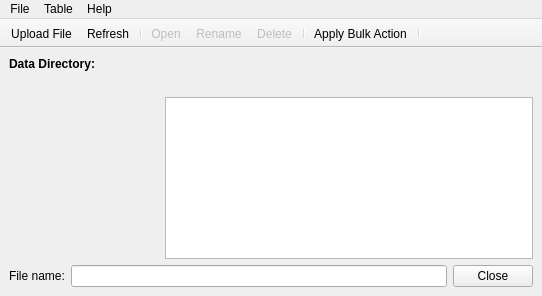
<?xml version="1.0" encoding="UTF-8"?>
<ui version="4.0">
 <class>FileManager</class>
 <widget class="QMainWindow" name="FileManager">
  <property name="geometry">
   <rect>
    <x>0</x>
    <y>0</y>
    <width>542</width>
    <height>296</height>
   </rect>
  </property>
  <property name="windowTitle">
   <string>FileManager</string>
  </property>
  <widget class="QWidget" name="centralwidget">
   <layout class="QGridLayout" name="gridLayout">
    <item row="0" column="1" colspan="2">
     <widget class="QLabel" name="labelDataDirVal">
      <property name="text">
       <string/>
      </property>
      <property name="openExternalLinks">
       <bool>false</bool>
      </property>
      <property name="textInteractionFlags">
       <set>Qt::LinksAccessibleByMouse|Qt::TextSelectableByMouse</set>
      </property>
     </widget>
    </item>
    <item row="0" column="0">
     <widget class="QLabel" name="labelDataDir">
      <property name="text">
       <string>&lt;html&gt;&lt;head/&gt;&lt;body&gt;&lt;p&gt;&lt;span style=&quot; font-weight:600;&quot;&gt;Data Directory:&lt;/span&gt;&lt;/p&gt;&lt;/body&gt;&lt;/html&gt;</string>
      </property>
      <property name="alignment">
       <set>Qt::AlignRight|Qt::AlignTrailing|Qt::AlignVCenter</set>
      </property>
     </widget>
    </item>
    <item row="2" column="2">
     <widget class="QTreeView" name="itemsTree">
      <property name="sizePolicy">
       <sizepolicy hsizetype="Expanding" vsizetype="Expanding">
        <horstretch>1</horstretch>
        <verstretch>1</verstretch>
       </sizepolicy>
      </property>
      <property name="contextMenuPolicy">
       <enum>Qt::CustomContextMenu</enum>
      </property>
      <property name="autoScroll">
       <bool>true</bool>
      </property>
      <property name="editTriggers">
       <set>QAbstractItemView::EditKeyPressed|QAbstractItemView::SelectedClicked</set>
      </property>
      <property name="dragDropMode">
       <enum>QAbstractItemView::NoDragDrop</enum>
      </property>
      <property name="defaultDropAction">
       <enum>Qt::IgnoreAction</enum>
      </property>
      <property name="alternatingRowColors">
       <bool>true</bool>
      </property>
      <property name="rootIsDecorated">
       <bool>false</bool>
      </property>
      <property name="itemsExpandable">
       <bool>false</bool>
      </property>
      <property name="sortingEnabled">
       <bool>true</bool>
      </property>
      <property name="allColumnsShowFocus">
       <bool>true</bool>
      </property>
      <property name="expandsOnDoubleClick">
       <bool>false</bool>
      </property>
      <attribute name="headerMinimumSectionSize">
       <number>50</number>
      </attribute>
     </widget>
    </item>
    <item row="3" column="0" colspan="3">
     <layout class="QGridLayout" name="gridLayout_2">
      <item row="0" column="3" rowspan="3">
       <widget class="QDialogButtonBox" name="buttonBox">
        <property name="orientation">
         <enum>Qt::Vertical</enum>
        </property>
        <property name="standardButtons">
         <set>QDialogButtonBox::Close</set>
        </property>
       </widget>
      </item>
      <item row="0" column="1" rowspan="3" colspan="2">
       <widget class="QLineEdit" name="lineFileName">
        <property name="frame">
         <bool>true</bool>
        </property>
        <property name="readOnly">
         <bool>true</bool>
        </property>
       </widget>
      </item>
      <item row="0" column="0" rowspan="3">
       <widget class="QLabel" name="labelFileName">
        <property name="sizePolicy">
         <sizepolicy hsizetype="Fixed" vsizetype="Preferred">
          <horstretch>0</horstretch>
          <verstretch>0</verstretch>
         </sizepolicy>
        </property>
        <property name="font">
         <font>
          <pointsize>9</pointsize>
         </font>
        </property>
        <property name="text">
         <string>File name:</string>
        </property>
       </widget>
      </item>
     </layout>
    </item>
    <item row="1" column="2">
     <layout class="QHBoxLayout" name="tableTitleLAyout">
      <item>
       <widget class="QLabel" name="labelTitle">
        <property name="text">
         <string/>
        </property>
       </widget>
      </item>
      <item>
       <widget class="QLabel" name="labelStatus">
        <property name="text">
         <string/>
        </property>
        <property name="alignment">
         <set>Qt::AlignRight|Qt::AlignTrailing|Qt::AlignVCenter</set>
        </property>
       </widget>
      </item>
     </layout>
    </item>
    <item row="1" column="0" rowspan="2" colspan="2">
     <widget class="QListView" name="typeList">
      <property name="sizePolicy">
       <sizepolicy hsizetype="Fixed" vsizetype="Ignored">
        <horstretch>0</horstretch>
        <verstretch>0</verstretch>
       </sizepolicy>
      </property>
      <property name="minimumSize">
       <size>
        <width>0</width>
        <height>0</height>
       </size>
      </property>
      <property name="maximumSize">
       <size>
        <width>150</width>
        <height>16777215</height>
       </size>
      </property>
      <property name="styleSheet">
       <string notr="true">background: transparent;
border: 0;</string>
      </property>
      <property name="editTriggers">
       <set>QAbstractItemView::NoEditTriggers</set>
      </property>
     </widget>
    </item>
   </layout>
  </widget>
  <widget class="QMenuBar" name="menubar">
   <property name="geometry">
    <rect>
     <x>0</x>
     <y>0</y>
     <width>542</width>
     <height>21</height>
    </rect>
   </property>
   <widget class="QMenu" name="menuTable">
    <property name="title">
     <string>Table</string>
    </property>
    <widget class="QMenu" name="menuBulkActions">
     <property name="title">
      <string>Bulk Actions</string>
     </property>
     <addaction name="actionBulkDelete"/>
     <addaction name="actionBulkDeleteWithItems"/>
     <addaction name="actionAutoCreateItems"/>
    </widget>
    <addaction name="actionOpenFile"/>
    <addaction name="actionRenameFile"/>
    <addaction name="actionDeleteFile"/>
    <addaction name="separator"/>
    <addaction name="actionCheckAll"/>
    <addaction name="actionCheckNone"/>
    <addaction name="actionCheckInverse"/>
    <addaction name="actionRefresh"/>
    <addaction name="menuBulkActions"/>
   </widget>
   <widget class="QMenu" name="menuFile">
    <property name="title">
     <string>File</string>
    </property>
    <addaction name="actionUploadFile"/>
    <addaction name="actionClose"/>
   </widget>
   <widget class="QMenu" name="menuHelp">
    <property name="title">
     <string>Help</string>
    </property>
    <addaction name="actionHelpContents"/>
   </widget>
   <addaction name="menuFile"/>
   <addaction name="menuTable"/>
   <addaction name="menuHelp"/>
  </widget>
  <widget class="QToolBar" name="toolBar">
   <property name="contextMenuPolicy">
    <enum>Qt::PreventContextMenu</enum>
   </property>
   <property name="windowTitle">
    <string>toolBar</string>
   </property>
   <property name="movable">
    <bool>false</bool>
   </property>
   <property name="allowedAreas">
    <set>Qt::NoToolBarArea</set>
   </property>
   <property name="floatable">
    <bool>false</bool>
   </property>
   <attribute name="toolBarArea">
    <enum>TopToolBarArea</enum>
   </attribute>
   <attribute name="toolBarBreak">
    <bool>false</bool>
   </attribute>
   <addaction name="actionUploadFile"/>
   <addaction name="actionRefresh"/>
   <addaction name="separator"/>
   <addaction name="actionOpenFile"/>
   <addaction name="actionRenameFile"/>
   <addaction name="actionDeleteFile"/>
   <addaction name="separator"/>
   <addaction name="actionApplyBulkAction"/>
   <addaction name="separator"/>
  </widget>
  <action name="actionDeleteFile">
   <property name="enabled">
    <bool>false</bool>
   </property>
   <property name="text">
    <string>Delete</string>
   </property>
   <property name="toolTip">
    <string>Delete File</string>
   </property>
   <property name="shortcut">
    <string>Del</string>
   </property>
  </action>
  <action name="actionRenameFile">
   <property name="enabled">
    <bool>false</bool>
   </property>
   <property name="text">
    <string>Rename</string>
   </property>
   <property name="toolTip">
    <string>Rename File</string>
   </property>
   <property name="shortcut">
    <string>F2</string>
   </property>
  </action>
  <action name="actionRefresh">
   <property name="text">
    <string>Refresh</string>
   </property>
   <property name="shortcut">
    <string>F5</string>
   </property>
  </action>
  <action name="actionApplyBulkAction">
   <property name="text">
    <string>Apply Bulk Action</string>
   </property>
  </action>
  <action name="actionUploadFile">
   <property name="text">
    <string>Upload File</string>
   </property>
   <property name="shortcut">
    <string>Ctrl+N</string>
   </property>
  </action>
  <action name="actionCheckAll">
   <property name="text">
    <string>Check All</string>
   </property>
   <property name="shortcut">
    <string>Ctrl+A</string>
   </property>
  </action>
  <action name="actionCheckNone">
   <property name="text">
    <string>Check None</string>
   </property>
   <property name="shortcut">
    <string>Ctrl+Shift+A</string>
   </property>
  </action>
  <action name="actionCheckInverse">
   <property name="text">
    <string>Check Inverse</string>
   </property>
   <property name="shortcut">
    <string>Ctrl+I</string>
   </property>
  </action>
  <action name="actionBulkDelete">
   <property name="text">
    <string>Delete Files</string>
   </property>
  </action>
  <action name="actionBulkDeleteWithItems">
   <property name="text">
    <string>Delete with Items</string>
   </property>
  </action>
  <action name="actionClose">
   <property name="text">
    <string>Close</string>
   </property>
   <property name="toolTip">
    <string>Close File Manager</string>
   </property>
   <property name="shortcut">
    <string>Esc</string>
   </property>
  </action>
  <action name="actionOpenFile">
   <property name="enabled">
    <bool>false</bool>
   </property>
   <property name="text">
    <string>Open</string>
   </property>
   <property name="toolTip">
    <string>Open File</string>
   </property>
   <property name="shortcut">
    <string>Ctrl+Return</string>
   </property>
  </action>
  <action name="actionHelpContents">
   <property name="text">
    <string>Help Contents</string>
   </property>
   <property name="statusTip">
    <string>View the documentation</string>
   </property>
   <property name="shortcut">
    <string>F1</string>
   </property>
  </action>
  <action name="actionAutoCreateItems">
   <property name="text">
    <string>Auto Create Items</string>
   </property>
  </action>
 </widget>
 <resources/>
 <connections/>
</ui>
